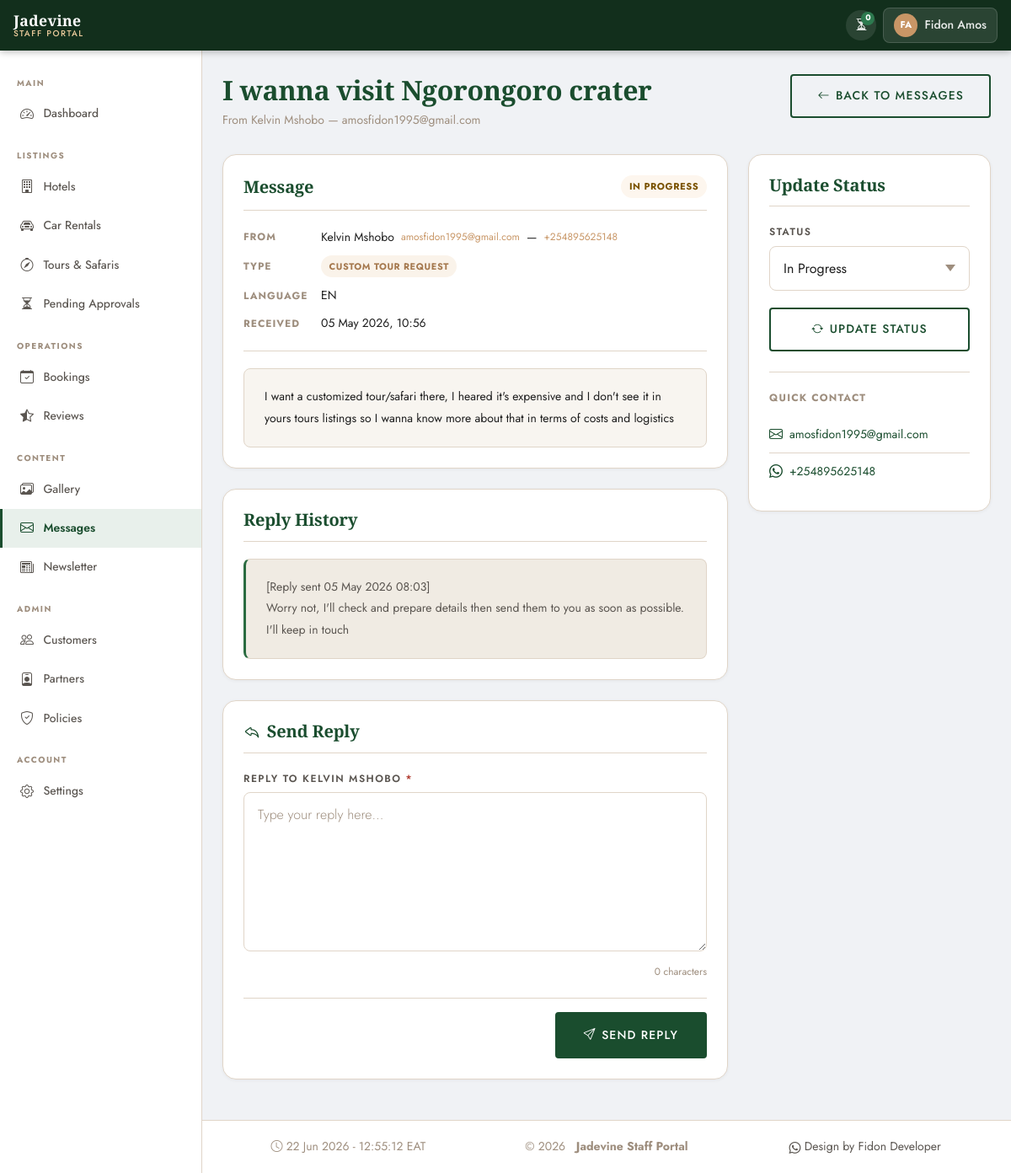
The app's page /portal/messages/1/ (signed in) with its own data.
### apps/accounts/models.py (models this page shows, shortened)
class CustomUser(AbstractUser):
    LANGUAGE_CHOICES = [
        ('en', 'English'),
        ('fr', 'Français'),
        ('ru', 'Русский'),
    ]
    phone = models.CharField(
        max_length=20,
        blank=True,
        null=True,
        verbose_name=_('Phone Number'),
    )
    nationality = models.CharField(
        max_length=100,
        blank=True,
        null=True,
        verbose_name=_('Nationality'),
    )
    preferred_language = models.CharField(
        max_length=5,
        choices=LANGUAGE_CHOICES,
        default='en',
        verbose_name=_('Preferred Language'),
    )
    profile_photo = models.ImageField(
        upload_to='profiles/',
        blank=True,
        null=True,
        verbose_name=_('Profile Photo'),
    )
    class Meta:
        verbose_name = _('User')
        verbose_name_plural = _('Users')

### apps/contact/models.py (models this page shows, shortened)
class ContactMessage(models.Model):
    INQUIRY_TYPE_CHOICES = [
        ('general', _('General Inquiry')),
        ('custom_tour', _('Custom Tour Request')),
        ('partnership', _('Partnership')),
        ('press', _('Press / Media')),
    ]
    STATUS_CHOICES = [
        ('new', _('New')),
        ('in_progress', _('In Progress')),
        ('resolved', _('Resolved')),
    ]
    LANGUAGE_CHOICES = [
        ('en', 'English'),
        ('fr', 'Français'),
        ('ru', 'Русский'),
    ]
    name = models.CharField(max_length=100, verbose_name=_('Name'))
    email = models.EmailField(verbose_name=_('Email'))
    phone = models.CharField(max_length=20, blank=True, null=True, verbose_name=_('Phone'))
    subject = models.CharField(max_length=200, verbose_name=_('Subject'))
    message = models.TextField(verbose_name=_('Message'))
    inquiry_type = models.CharField(
        max_length=20, choices=INQUIRY_TYPE_CHOICES, default='general'
    )
    preferred_lang = models.CharField(
        max_length=5, choices=LANGUAGE_CHOICES, default='en'
    )
    status = models.CharField(max_length=15, choices=STATUS_CHOICES, default='new')
    admin_notes = models.TextField(
        blank=True, null=True,
        help_text=_('Internal notes — never shown to customer')
    )
    created_at = models.DateTimeField(auto_now_add=True)
    class Meta:
        verbose_name = _('Contact Message')
        verbose_name_plural = _('Contact Messages')
        ordering = ['-created_at']

### apps/portal/views/messages.py (the view)
# urls.py: path('messages/<int:pk>/', PortalMessageDetailView.as_view(), name='message_detail'),
class PortalMessageDetailView(SuperAdminRequiredMixin, View):
    template_name = 'portal/portal_message_detail.html'
    def get(self, request, pk):
        message = get_object_or_404(ContactMessage, pk=pk)
        if message.status == 'new':
            message.status = 'in_progress'
            message.save(update_fields=['status'])
        context = {'message': message}
        return render(request, self.template_name, context)

### templates/portal/portal_message_detail.html (shortened to what this page needs)
{% extends "portal/portal_base.html" %}
{% load i18n static %}
{% block nav_messages %}active{% endblock %}
{% block page_title %}{{ message.subject }}{% endblock %}
{% block page_subtitle %}
<p class="portal-page-subtitle">
  {% trans "From" %} {{ message.name }} &mdash; {{ message.email }}
</p>
{% endblock %}
{% block page_actions %}
<a href="{% url 'portal:message_list' %}" class="btn-outline-jd"
   style="display:inline-flex;align-items:center;gap:0.4rem;">
  <i class="bi bi-arrow-left"></i> {% trans "Back to Messages" %}
</a>
{% endblock %}
{% block extra_css %}
<link rel="stylesheet" href="{% static 'css/portal/portal_messages.css' %}">
{% endblock %}
{% block content %}
<div class="row g-4">
  <div class="col-lg-8">
    <div class="portal-card mb-4">
      <div class="portal-card-header">
        <h2 class="portal-card-title">{% trans "Message" %}</h2>
        <span class="approval-badge
          {% if message.status == 'resolved' %}approval-badge--approved
          {% elif message.status == 'in_progress' %}approval-badge--pending
          {% else %}approval-badge--rejected{% endif %}">
          {{ message.get_status_display }}
        </span>
      </div>
      <div class="msg-detail-meta">
        <div class="msg-meta-row">
          <span class="msg-meta-label">{% trans "From" %}</span>
          <span class="msg-meta-value">
            {{ message.name }}
            <a href="mailto:{{ message.email }}"
               style="color:var(--color-accent);font-size:var(--text-xs);">
              {{ message.email }}
            </a>
            {% if message.phone %}
            &mdash;
            <a href="tel:{{ message.phone }}"
               style="color:var(--color-accent);font-size:var(--text-xs);">
              {{ message.phone }}
            </a>
            {% endif %}
          </span>
        </div>
        <div class="msg-meta-row">
          <span class="msg-meta-label">{% trans "Type" %}</span>
          <span class="msg-inquiry-badge msg-inquiry-badge--{{ message.inquiry_type }}">
            {{ message.get_inquiry_type_display }}
          </span>
        </div>
        <div class="msg-meta-row">
          <span class="msg-meta-label">{% trans "Language" %}</span>
          <span class="msg-meta-value">
            {{ message.preferred_lang|upper }}
          </span>
        </div>
        <div class="msg-meta-row">
          <span class="msg-meta-label">{% trans "Received" %}</span>
          <span class="msg-meta-value">
            {{ message.created_at|date:"d M Y, H:i" }}
          </span>
        </div>
      </div>
      <div class="msg-body-text">{{ message.message }}</div>
    </div>
    {% if message.admin_notes %}
    <div class="portal-card mb-4">
      <div class="portal-card-header">
        <h2 class="portal-card-title">{% trans "Reply History" %}</h2>
      </div>
      <div class="msg-notes-text">{{ message.admin_notes }}</div>
    </div>
    {% endif %}
    {% if message.status != 'resolved' %}
    <div class="portal-card">
      <div class="portal-card-header">
        <h2 class="portal-card-title">
          <i class="bi bi-reply me-2"></i>{% trans "Send Reply" %}
        </h2>
      </div>
      <form method="post"
            action="{% url 'portal:message_reply' message.pk %}">
        <div class="jd-form-group">
          <label class="jd-label">
            {% trans "Reply to" %} {{ message.name }}
            <span style="color:var(--color-danger);">*</span>
          </label>
          <textarea name="reply_text" class="jd-input" rows="6"
                    id="replyTextarea"
                    placeholder="{% trans 'Type your reply here…' %}"
                    required></textarea>
          <div class="msg-char-count" id="replyCharCount">0 {% trans "characters" %}</div>
        </div>
        <div style="display:flex;justify-content:flex-end;gap:0.75rem;
                    margin-top:1rem;padding-top:1rem;
                    border-top:1px solid var(--color-border);">
          <button type="submit" class="btn-primary-jd"
                  style="display:inline-flex;align-items:center;gap:0.4rem;"
                  id="replySubmitBtn">
            <i class="bi bi-send"></i> {% trans "Send Reply" %}
          </button>
        </div>
      </form>
    </div>
    {% else %}
    <div class="portal-alert portal-alert--success">
      <i class="bi bi-check-circle-fill"></i>
      {% trans "This message has been resolved." %}
    </div>
    {% endif %}
  </div>
  <div class="col-lg-4">
    <div class="portal-card">
      <div class="portal-card-header">
        <h2 class="portal-card-title">{% trans "Update Status" %}</h2>
      </div>
      <form method="post"
            action="{% url 'portal:message_status' message.pk %}">
        <div class="jd-form-group">
          <label class="jd-label">{% trans "Status" %}</label>
          <select name="status" class="jd-input">
            {% for val, label in message.STATUS_CHOICES %}
            <option value="{{ val }}"
                    {% if message.status == val %}selected{% endif %}>
              {{ label }}
            </option>
            {% endfor %}
          </select>
        </div>
        <button type="submit" class="btn-outline-jd"
                style="width:100%;display:flex;align-items:center;
                       justify-content:center;gap:0.4rem;">
          <i class="bi bi-arrow-repeat"></i> {% trans "Update Status" %}
        </button>
      </form>
      <div style="margin-top:1.5rem;padding-top:1.25rem;
                  border-top:1px solid var(--color-border);">
        <div style="font-size:var(--text-xs);font-weight:700;
                    text-transform:uppercase;letter-spacing:0.1em;
                    color:var(--color-muted);margin-bottom:0.75rem;">
          {% trans "Quick Contact" %}
        </div>
        <a href="mailto:{{ message.email }}" class="msg-quick-link">
          <i class="bi bi-envelope"></i> {{ message.email }}
        </a>
        {% if message.phone %}
        <a href="https://wa.me/{{ message.phone|cut:'+' }}"
           class="msg-quick-link" target="_blank" rel="noopener">
          <i class="bi bi-whatsapp"></i> {{ message.phone }}
        </a>
        {% endif %}
      </div>
    </div>
  </div>
</div>
{% endblock %}

### templates/portal/portal_base.html (shortened to what this page needs)
{% load static i18n %}
<!DOCTYPE html>
<html lang="en">
<head>
  <link rel="stylesheet"
        href="https://cdn.jsdelivr.net/npm/bootstrap@5.3.3/dist/css/bootstrap.min.css">
  <link rel="stylesheet"
        href="https://cdn.jsdelivr.net/npm/bootstrap-icons@1.11.3/font/bootstrap-icons.min.css">
  <link rel="stylesheet"
        href="https://cdn.datatables.net/1.13.8/css/dataTables.bootstrap5.min.css">
  <link rel="stylesheet"
        href="https://cdn.datatables.net/buttons/2.4.2/css/buttons.bootstrap5.min.css">
  <link rel="stylesheet" href="{% static 'css/main.css' %}">
  <link rel="stylesheet" href="{% static 'css/portal/portal_base.css' %}">
  {% block extra_css %}{% endblock %}
</head>
<body class="portal-body {% block body_class %}{% endblock %}">
<header class="portal-topbar">
  <a href="{% url 'portal:dashboard' %}" class="portal-topbar-brand">
    <span class="brand-name">Jadevine</span>
    <span class="brand-sub">{% trans "Staff Portal" %}</span>
  </a>
  <div class="portal-topbar-right">
    {% if not mini_admin %}
    <a href="{% url 'portal:dashboard' %}#pending"
       class="portal-topbar-badge {% if pending_total == 0 %}portal-topbar-badge--zero{% endif %}"
       title="{% trans 'Pending approvals' %}">
      <i class="bi bi-hourglass-split"></i>
      <span class="pending-count-badge">{{ pending_total }}</span>
    </a>
    {% endif %}
    <div class="portal-user-dropdown dropdown">
      <button class="portal-user-btn dropdown-toggle"
              data-bs-toggle="dropdown"
              aria-expanded="false">
        <span class="portal-user-avatar">
          {{ request.user.first_name|first|upper }}{{ request.user.last_name|first|upper }}
        </span>
        <span class="portal-user-name d-none d-md-inline">
          {{ request.user.get_full_name|default:request.user.username }}
        </span>
      </button>
    </div>
  </div>
</header>
<div class="portal-layout">
  <aside class="portal-sidebar" id="portalSidebar">
    <nav class="portal-nav">
      <div class="portal-nav-section">
        <span class="portal-nav-label">{% trans "Main" %}</span>
        <a href="{% url 'portal:dashboard' %}"
           class="portal-nav-link {% block nav_dashboard %}{% endblock %}">
          <i class="bi bi-speedometer2"></i>
          <span>{% trans "Dashboard" %}</span>
        </a>
      </div>
      <div class="portal-nav-section">
        <span class="portal-nav-label">{% trans "Listings" %}</span>
        <a href="{% url 'portal:hotel_list' %}"
           class="portal-nav-link {% block nav_hotels %}{% endblock %}">
          <i class="bi bi-building"></i>
          <span>{% trans "Hotels" %}</span>
        </a>
        <a href="{% url 'portal:car_list' %}"
           class="portal-nav-link {% block nav_cars %}{% endblock %}">
          <i class="bi bi-car-front"></i>
          <span>{% trans "Car Rentals" %}</span>
        </a>
        {% if not mini_admin %}
        <a href="{% url 'portal:tour_list' %}"
           class="portal-nav-link {% block nav_tours %}{% endblock %}">
          <i class="bi bi-compass"></i>
          <span>{% trans "Tours &amp; Safaris" %}</span>
        </a>
        {% endif %}
        {% if not mini_admin %}
        <a href="{% url 'portal:pending_hotels' %}"
           class="portal-nav-link {% block nav_pending %}{% endblock %}">
          <i class="bi bi-hourglass-split"></i>
          <span>{% trans "Pending Approvals" %}</span>
        </a>
        {% endif %}
      </div>
      <div class="portal-nav-section">
        <span class="portal-nav-label">{% trans "Operations" %}</span>
        <a href="{% url 'portal:booking_list' %}"
           class="portal-nav-link {% block nav_bookings %}{% endblock %}">
          <i class="bi bi-calendar-check"></i>
          <span>{% trans "Bookings" %}</span>
        </a>
        <a href="{% url 'portal:review_list' %}"
          class="portal-nav-link {% block nav_reviews %}{% endblock %}">
          <i class="bi bi-star-half"></i>
          <span>{% trans "Reviews" %}</span>
        </a>
      </div>
      {% if not mini_admin %}
      <div class="portal-nav-section">
        <span class="portal-nav-label">{% trans "Content" %}</span>
        <a href="{% url 'portal:gallery' %}"
           class="portal-nav-link {% block nav_gallery %}{% endblock %}">
          <i class="bi bi-images"></i>
          <span>{% trans "Gallery" %}</span>
        </a>
        <a href="{% url 'portal:message_list' %}"
           class="portal-nav-link {% block nav_messages %}{% endblock %}">
          <i class="bi bi-envelope"></i>
          <span>{% trans "Messages" %}</span>
        </a>
        <a href="{% url 'portal:newsletter' %}"
           class="portal-nav-link {% block nav_newsletter %}{% endblock %}">
          <i class="bi bi-newspaper"></i>
          <span>{% trans "Newsletter" %}</span>
        </a>
      </div>
      {% endif %}
      {% if not mini_admin %}
      <div class="portal-nav-section">
        <span class="portal-nav-label">{% trans "Admin" %}</span>
        <a href="{% url 'portal:user_list' %}"
           class="portal-nav-link {% block nav_users %}{% endblock %}">
          <i class="bi bi-people"></i>
          <span>{% trans "Customers" %}</span>
        </a>
        <a href="{% url 'portal:miniadmin_list' %}"
           class="portal-nav-link {% block nav_miniadmins %}{% endblock %}">
          <i class="bi bi-person-badge"></i>
          <span>{% trans "Partners" %}</span>
        </a>
        <a href="{% url 'portal:policies' %}"
           class="portal-nav-link {% block nav_policies %}{% endblock %}">
          <i class="bi bi-shield-check"></i>
          <span>{% trans "Policies" %}</span>
        </a>
      </div>
      {% endif %}
      <div class="portal-nav-section">
        <span class="portal-nav-label">{% trans "Account" %}</span>
        <a href="{% url 'portal:settings' %}"
           class="portal-nav-link {% block nav_settings %}{% endblock %}">
          <i class="bi bi-gear"></i>
          <span>{% trans "Settings" %}</span>
        </a>
      </div>
    </nav>
  </aside>
  <main class="portal-main">
    {% block page_header %}
    <div class="portal-page-header">
      <div>
        <h1 class="portal-page-title">{% block page_title %}{% endblock %}</h1>
        {% block page_subtitle %}{% endblock %}
      </div>
      <div class="portal-page-actions">
        {% block page_actions %}{% endblock %}
      </div>
    </div>
    {% endblock %}
    <div class="portal-content">
      {% block content %}{% endblock %}
    </div>
  </main>
</div>
<footer class="portal-footer">
  <div class="container-fluid">
    <div class="footer-box">
      <span class="server-time">
        <i class="bi bi-clock"></i>
        <span id="liveClock"></span> EAT
      </span>
    </div>
    <div class="footer-box">
      <span class="copy-year">
        &copy; {% now "Y" %} &nbsp; <strong>Jadevine Staff Portal</strong>
      </span>
    </div>
    <div class="footer-box">
      <nav class="portal-footer-nav">
        <a href="https://wa.me/255713529019" class="footer-link">
          <i class="bi bi-whatsapp"></i> Design by Fidon Developer</a>
      </nav>
    </div>
  </div>
</footer>
</body>
</html>

### records on screen
CustomUser: user.first_name|first "F", user.last_name|first "A", user.get_full_name "Fidon Amos"
ContactMessage: subject "I wanna visit Ngorongoro crater", name "Kelvin Mshobo", email "amosfidon1995@gmail.com", status "IN PROGRESS", phone "+254895625148", inquiry_type "CUSTOM TOUR REQUEST", preferred_lang "EN", created_at "05 May 2026, 10:56", message "I want a customized tour/safari there, I heared it's expensive and I don't see it in yours tours listings so I wanna know more about that in terms of costs and logistics", admin_notes "[Reply sent 05 May 2026 08:03] Worry not, I'll check and prepare details then send them to you as soon as possible. I'll keep in touch", name "KELVIN MSHOBO", status "In Progress"

### other values on screen
{{ pending_total }} "0"
